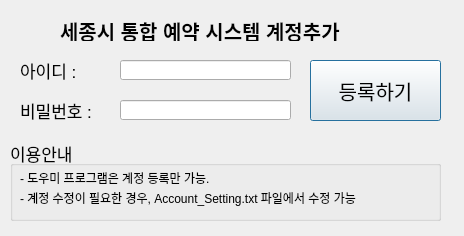
<?xml version="1.0" encoding="UTF-8"?>
<ui version="4.0">
 <class>addAccountDialog</class>
 <widget class="QDialog" name="addAccountDialog">
  <property name="geometry">
   <rect>
    <x>0</x>
    <y>0</y>
    <width>464</width>
    <height>236</height>
   </rect>
  </property>
  <property name="windowTitle">
   <string>계정등록</string>
  </property>
  <property name="accessibleName">
   <string/>
  </property>
  <widget class="QLabel" name="idAddLbl">
   <property name="geometry">
    <rect>
     <x>20</x>
     <y>55</y>
     <width>70</width>
     <height>30</height>
    </rect>
   </property>
   <property name="font">
    <font>
     <pointsize>13</pointsize>
    </font>
   </property>
   <property name="text">
    <string>아이디 : </string>
   </property>
  </widget>
  <widget class="QLineEdit" name="addIdLineEdit">
   <property name="geometry">
    <rect>
     <x>120</x>
     <y>60</y>
     <width>171</width>
     <height>20</height>
    </rect>
   </property>
  </widget>
  <widget class="QLabel" name="label">
   <property name="geometry">
    <rect>
     <x>60</x>
     <y>20</y>
     <width>351</width>
     <height>21</height>
    </rect>
   </property>
   <property name="font">
    <font>
     <pointsize>15</pointsize>
     <weight>75</weight>
     <bold>true</bold>
    </font>
   </property>
   <property name="text">
    <string>세종시 통합 예약 시스템 계정추가</string>
   </property>
  </widget>
  <widget class="QLineEdit" name="addPwLineEdit">
   <property name="geometry">
    <rect>
     <x>120</x>
     <y>100</y>
     <width>171</width>
     <height>20</height>
    </rect>
   </property>
  </widget>
  <widget class="QLabel" name="pwAddLbl">
   <property name="geometry">
    <rect>
     <x>20</x>
     <y>95</y>
     <width>90</width>
     <height>30</height>
    </rect>
   </property>
   <property name="font">
    <font>
     <pointsize>13</pointsize>
    </font>
   </property>
   <property name="text">
    <string>비밀번호 : </string>
   </property>
  </widget>
  <widget class="QPushButton" name="addAccountBtnReal">
   <property name="geometry">
    <rect>
     <x>310</x>
     <y>60</y>
     <width>131</width>
     <height>61</height>
    </rect>
   </property>
   <property name="font">
    <font>
     <pointsize>15</pointsize>
    </font>
   </property>
   <property name="text">
    <string>등록하기</string>
   </property>
  </widget>
  <widget class="QGroupBox" name="noticeGbInDialog">
   <property name="geometry">
    <rect>
     <x>10</x>
     <y>140</y>
     <width>431</width>
     <height>81</height>
    </rect>
   </property>
   <property name="font">
    <font>
     <pointsize>13</pointsize>
    </font>
   </property>
   <property name="title">
    <string>이용안내</string>
   </property>
   <widget class="QLabel" name="noticeDialog1Lbl1">
    <property name="geometry">
     <rect>
      <x>10</x>
      <y>30</y>
      <width>341</width>
      <height>16</height>
     </rect>
    </property>
    <property name="font">
     <font>
      <pointsize>9</pointsize>
     </font>
    </property>
    <property name="text">
     <string>- 도우미 프로그램은 계정 등록만 가능.</string>
    </property>
   </widget>
   <widget class="QLabel" name="noticeDialog1Lbl2">
    <property name="geometry">
     <rect>
      <x>10</x>
      <y>50</y>
      <width>341</width>
      <height>16</height>
     </rect>
    </property>
    <property name="font">
     <font>
      <pointsize>9</pointsize>
     </font>
    </property>
    <property name="text">
     <string>- 계정 수정이 필요한 경우, Account_Setting.txt 파일에서 수정 가능</string>
    </property>
   </widget>
  </widget>
 </widget>
 <resources/>
 <connections/>
</ui>
